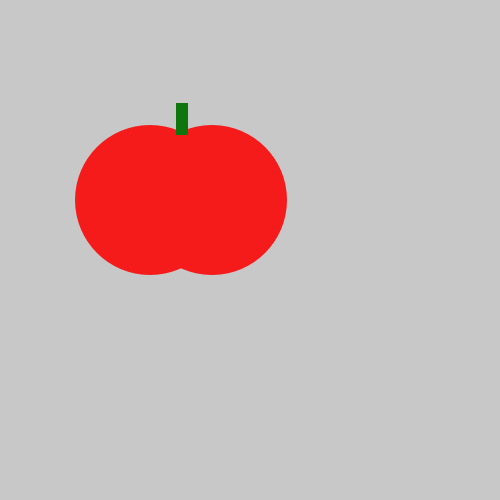
Frame 1 (no input)
Frame 60 (the mouse pressed at the canvas centre just before this capture): identical to frame 1, image omitted
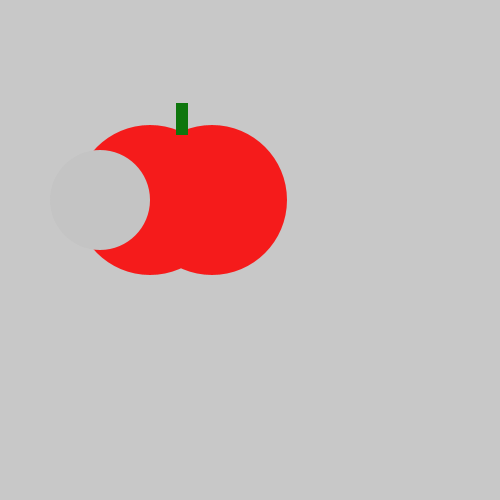
Frame 120 (the mouse held since frame 60 and released just before this capture)

The Processing sketch that drew these frames (run headless with seeded random() and noise(); from frame 60 on, the mouse is pressed at the canvas centre):

// Processing sketch: sketch_190912a
// ── sketch_190912a.pde
void setup() {
    size(500, 500);
}
void draw() {
    background(200, 200, 200);
    noStroke();
    fill(#F51B1B);
    ellipse(150, 200, 150, 150);
    ellipse(212, 200, 150, 150);
    fill(#0E760D);
    rect(176, 103, 12, 32);
    if(mousePressed){
      fill(#C4C4C4);
    ellipse(100,200,100,100);
    }
}
